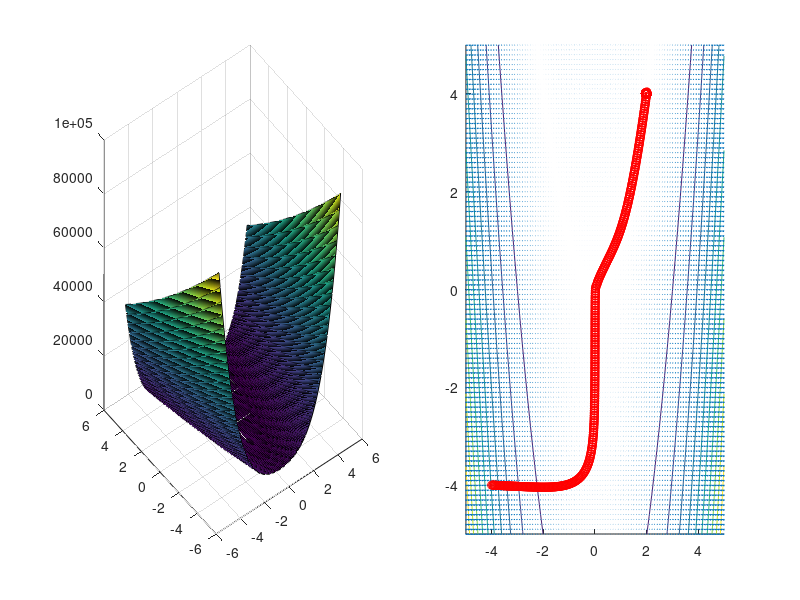

Write MATLAB code to recreate this figure.
function GradientDescentConstantStepSize
    figure(1);
    [X, Y] = meshgrid(-5:.1:5);
    Z = 100 .* (Y - X .^ 2) .^ 2 + (1 - X) .^ 2;
    subplot(1, 2, 1);
    surf(X, Y, Z);
    subplot(1, 2, 2);
    hold on;
    contour(X, Y, Z);
    [dX, dY] = gradient(Z, .1, .1);
    quiver(X, Y, dX, dY);
    
    start_point = [-4, -4];
    previous_point = start_point;
    next_point = start_point; 
    
    iterations = 1000;
    step_size = 0.05;
    
    for i = 1:iterations
       next_point = previous_point - step_size .* (function_gradient(previous_point) / norm(function_gradient(previous_point)));
       plot([previous_point(1), next_point(1)], [previous_point(2), next_point(2)],'r', ...
            [previous_point(1), next_point(1)], [previous_point(2), next_point(2)],'ro')
       previous_point = next_point;
    end
    next_point
end

function g = function_gradient(x)
    g(1) = 400 * x(1) ^ 3 - 400 * x(1) * x(2) + 2 * x(1) - 2;
    g(2) = -200 * x(1) * 2 + 200 * x(2);
end